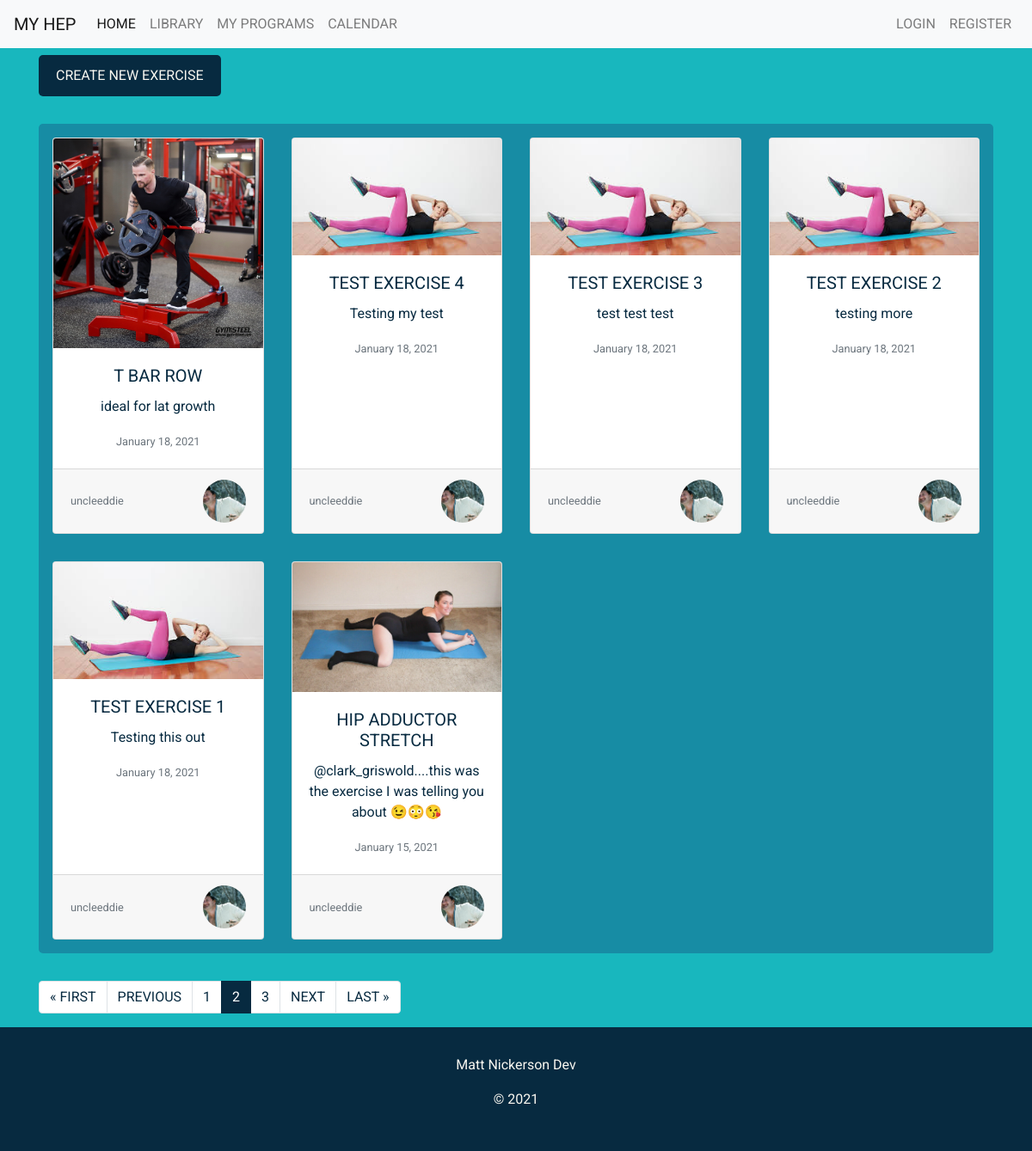
Screenshot of /?page=2 with the database file from the repository.
### exercises/models.py (models this page shows, shortened)
class Exercise(models.Model):
    title = models.CharField(max_length=80)
    description= models.TextField()
    date_posted = models.DateTimeField(default=timezone.now)
    last_modified = models.DateTimeField(auto_now=True)
    author = models.ForeignKey(User, on_delete=models.CASCADE)
    image= models.ImageField(default='default_exercise.png', upload_to='exercise_pics')

class Profile(models.Model):
    user= models.OneToOneField(User, on_delete=models.CASCADE)
    pic= models.ImageField(default='default.jpg', upload_to='profile_pics')

### exercises/views.py (the view)
# urls.py: path('', ExerciseListView.as_view(), name="exercises-home"),
class ExerciseListView(ListView):
    model = Exercise
    template_name = "exercises/home.html"
    context_object_name ='exercises'
    ordering = ['-date_posted']
    paginate_by = 6

### exercises/templates/exercises/home.html
{% extends "exercises/layout.html" %}
{% block content %}
    <div class="mt-2">
        <a class="button btn-pri" href="{% url 'exercise_create' %}">Create New Exercise</a>
    </div>
   <div class="home-container">
    {% for exercise in exercises %}
        <div class="card main-card">
            <img class="card-img-top" src="{{exercise.image.url}}" alt="Card image cap">
            <div class="card-body body-home">
            <h5 class="card-title"><a href="{% url 'exercise_detail' exercise.pk %}">{{exercise.title}}</a></h5>
            <p class="card-text">{{exercise.description}}</p>
            <p class="card-text"><small class="text-muted">{{exercise.date_posted|date:" F d, Y"}}</small></p>
            </div>
            <div class="card-footer d-flex justify-content-between">
                <small class="align-self-center text-muted">{{exercise.author}}</small>
                <img style="max-width: 50px; max-height: 50px;"class="profile-img rounded-circle img-fluid" src="{{exercise.author.profile.pic.url}}">
            </div>
        </div>
    {% endfor %}
   </div>
   <nav class="pagination" aria-label="Page navigation">
    <ul class="step-links pagination">
        {% if page_obj.has_previous %}
        <li class="page-item"><a class="page-link" href="?page=1">&laquo; first</a></li>
        <li class="page-item"><a class="page-link" href="?page={{page_obj.previous_page_number }}">previous</a></li>
        {% endif %}
        {% for num in page_obj.paginator.page_range %}
            {% if page_obj.number == num %}
                <li class="page-item active"><a class="page-link" href="?page={{num}}">{{num}}</a></li>
            {% elif num > page_obj.number|add:'-3' and page_obj.number|add:'3' > num %}
                <li class="page-item"><a class="page-link" href="?page={{num}}">{{num}}</a></li>
            {% endif %}
        {% endfor %}
        {% if page_obj.has_next %}
        <li class="page-item"><a class="page-link" href="?page={{page_obj.next_page_number}}">next</a></li>
        <li class="page-item"><a class="page-link" href="?page={{page_obj.paginator.num_pages}}">last &raquo;</a></li>
        {% endif %}
    </ul>
</nav>
{% endblock content %}

### exercises/templates/exercises/layout.html (shortened to what this page needs)
{% load static %}
<!DOCTYPE html>
<html lang="en">
<head>
    <link rel="stylesheet" href="https://stackpath.bootstrapcdn.com/bootstrap/4.3.1/css/bootstrap.min.css">
    <link rel="stylesheet" href="{% static 'exercises/style.css'%}">
</head>
<body>
    <nav class="hepnav navbar navbar-expand-lg navbar-light bg-light">
        <a class="navbar-brand" href="{% url 'myHEP' %}">my HEP</a>
        <div class="collapse navbar-collapse" id="navbarNav">
          <ul class="navbar-nav">
            <li class="nav-item active">
              <a class="nav-link" href="{% url 'exercises-home' %}">Home</a>
            </li>
            <li class="nav-item">
              <a class="nav-link" href="{% url 'library' %}">Library</a>
            </li>
            <li class="nav-item">
              <a class="nav-link" href="{% url 'programs' %}">My Programs</a>
            </li>
            <li class="nav-item">
              <a class="nav-link" href="{% url 'calendar:index' %}">Calendar</a>
            </li>
          </ul>
          <div class="navbar-nav ml-auto">
            {% if user.is_authenticated %}
            <a class="nav-item nav-link" href="{% url 'logout' %}">Logout</a>
            <a class="nav-item nav-link" href="{% url 'profile' %}"><i class="fas fa-user-circle"></i></a>
            {% else %}
            <a class="nav-item nav-link" href="{% url 'login' %}">Login</a>
            <a class="nav-item nav-link" href="{% url 'register' %}">Register</a>
            {% endif %}
          </div>
        </div>
      </nav>
      <div class="container mess-container">
        {% block content%}
        {% endblock content%}
      </div>
      <footer class="footer">
        <div class="footer-container">
          <p>Matt Nickerson Dev</p>
          <p>&copy; 2021</p>
        </div>
      </footer>
</body>
</html>

### exercises/static/exercises/style.css (style rules this page uses)
* { font-family: 'Roboto', sans-serif; font-weight: 400; }
body { background-color: #18B7BE; color:#f9f7f0 }
a { color:#072A40; text-transform: uppercase; }
.profile-img { height: 150px; width: 150px; object-fit: cover; }
.home-container { display:grid; grid-template-columns: repeat(auto-fill, minmax(200px, 1fr)); color:#072A40 ; gap:2em; margin-top: 2em; margin-bottom: 2em; background-color:#178CA4; padding:1em; border-radius: 5px; }
.main-card { max-width: 24rem; }
.body-home { text-align: center; }
.hepnav { background-color:#f9f7f0; color:#072A40; }
.button { padding:.75em 1.25em; border:none; display: inline-block; text-decoration: none; text-align: center; border-radius: 5px; }
.btn-pri { color:#f9f7f0; background: #072A40; transition: background-color 250ms ease-in-out ; }
.pagination > li > a { background-color: white; color: #072A40;; }
.pagination > .active > a { color: #f9f7f0; background-color: #072A40 !Important; border: solid 1px #072A40 !Important; }
.page-link { color:#072A40; background-color: #f9f7f0; }
.mess-container { min-height: 100vh; }
.footer { background-color: #072a40; color:#f9f7f0; width:100%; padding: 2em; }
.footer-container { margin: 0 auto; display: flex; justify-content: center; align-items: center; flex-direction: column; }

### rows the page displays
Exercise: image (picture), title "T BAR ROW", description "ideal for lat growth", date_posted "January 18, 2021", author "uncleeddie", author.profile.pic (picture)
Exercise: image (picture), title "TEST EXERCISE 4", description "Testing my test", date_posted "January 18, 2021", author "uncleeddie", author.profile.pic (picture)
Exercise: image (picture), title "TEST EXERCISE 3", description "test test test", date_posted "January 18, 2021", author "uncleeddie", author.profile.pic (picture)
Exercise: image (picture), title "TEST EXERCISE 2", description "testing more", date_posted "January 18, 2021", author "uncleeddie", author.profile.pic (picture)
Exercise: image (picture), title "TEST EXERCISE 1", description "Testing this out", date_posted "January 18, 2021", author "uncleeddie", author.profile.pic (picture)
Exercise: image (picture), title "HIP ADDUCTOR STRETCH", description "@clark_griswold....this was the exercise I was telling you about 😉😳😘", date_posted "January 15, 2021", author "uncleeddie", author.profile.pic (picture)

### other values shown
{{ num }} "1" "3"
{{ num }} "2"
